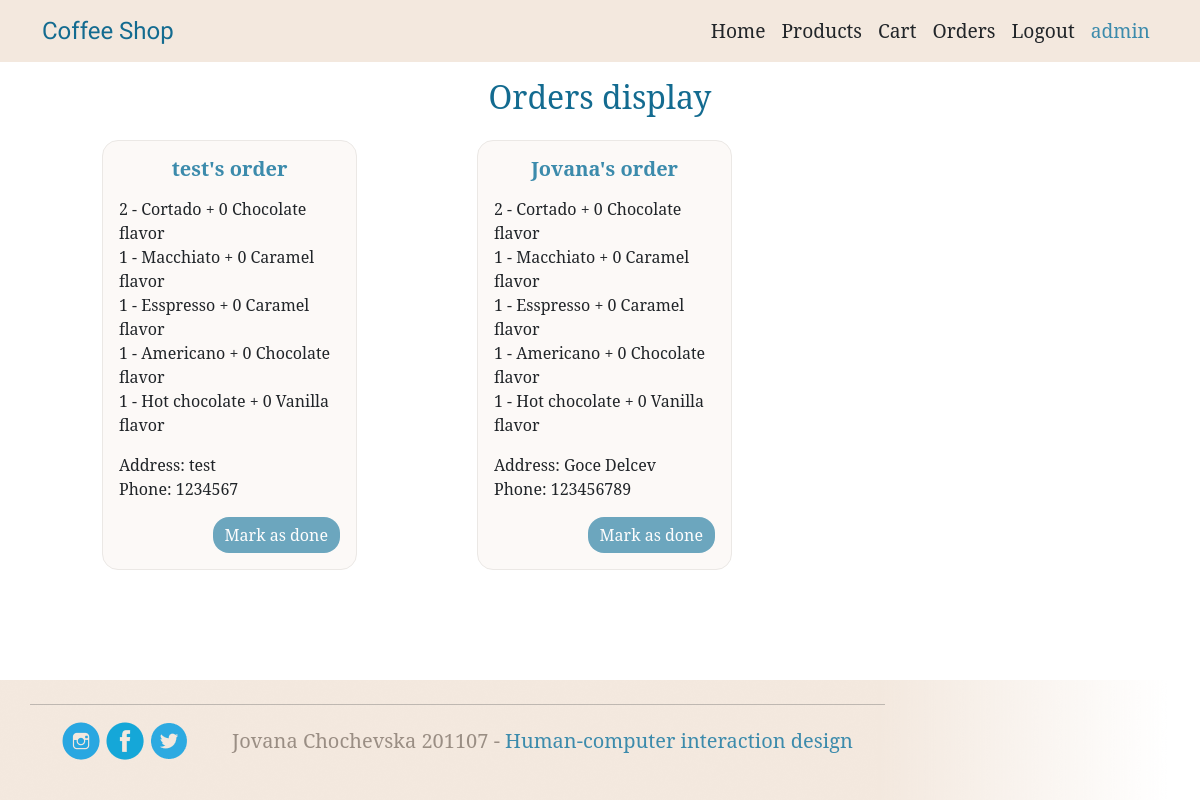
The app's page /orders/ (signed in), older data.
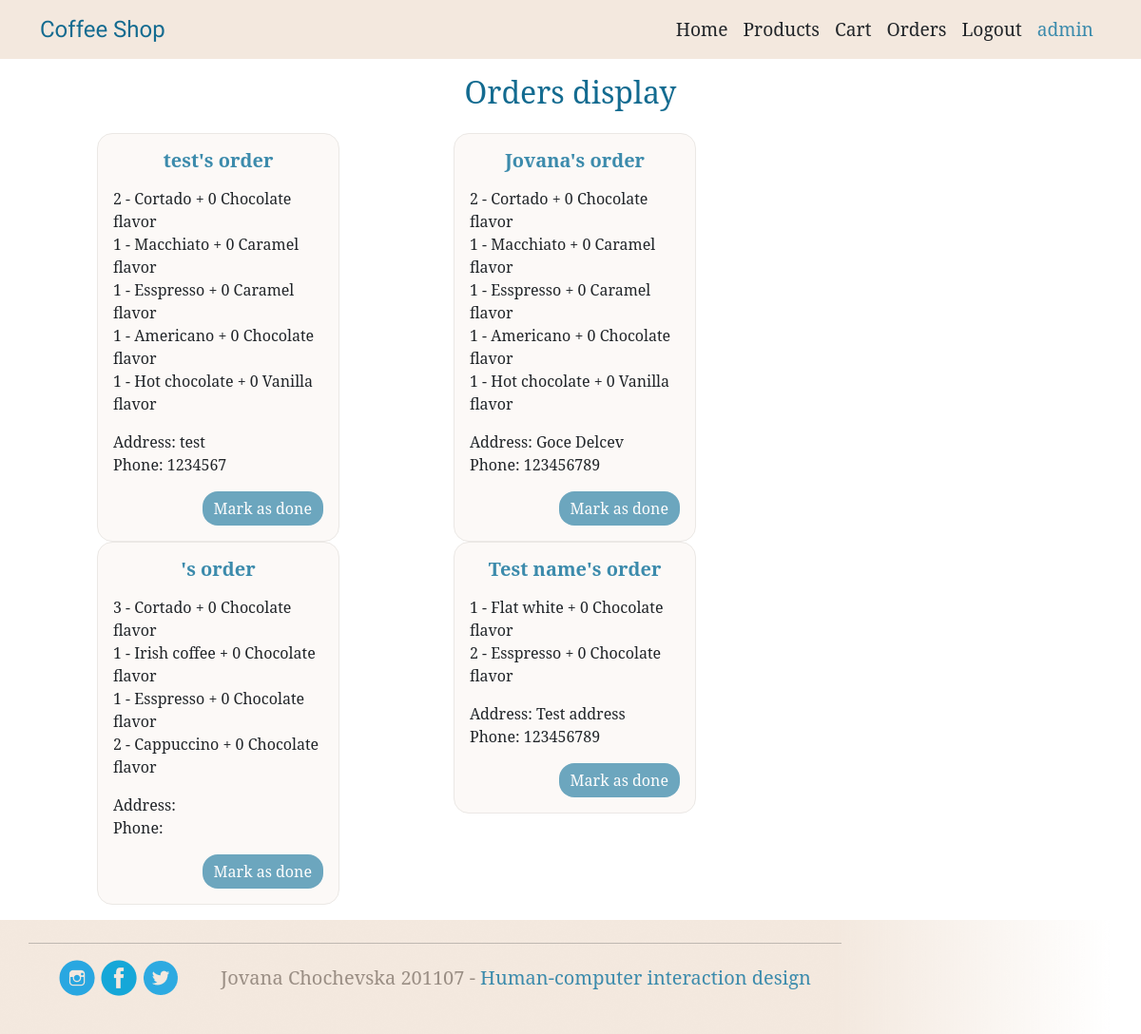
The same page, newer data.
### CoffeeShop/models.py (models this page shows, shortened)
class Checkout(models.Model):
    customer = models.ForeignKey(Customer, on_delete=models.SET_NULL, null=True, blank=True)
    order = models.ForeignKey(Order, on_delete=models.SET_NULL, null=True)
    name = models.CharField(max_length=30, null=True, blank=True)
    surname = models.CharField(max_length=30, null=True, blank=True)
    email = models.CharField(max_length=255, null=True, blank=True)
    address = models.CharField(max_length=60, null=True, blank=True)
    phone = models.CharField(max_length=20, null=True, blank=True)

class OrderItem(models.Model):
    order = models.ForeignKey(Order, on_delete=models.SET_NULL, null=True)
    coffee = models.ForeignKey(Product, on_delete=models.SET_NULL, null=True)
    quantity = models.IntegerField(default=0, null=True, blank=True)
    additional_flavor = models.ForeignKey(Flavours, on_delete=models.CASCADE, null=True)
    servings = models.IntegerField(default=0, null=True, blank=True)
    date_added = models.DateTimeField(auto_now_add=True)

class Product(models.Model):
    name = models.CharField(max_length=30)
    price = models.IntegerField()
    image = models.ImageField(upload_to="products/", null=True, blank=True)
    def __str__(self):
        return self.name

class Flavours(models.Model):
    name = models.CharField(max_length=50)
    price = models.IntegerField()
    def __str__(self):
        return self.name

### CoffeeShop/decorators.py (the view)
        def wrapper_func(request, *args, **kwargs):
            group = None
            if request.user.groups.exists():
                group = request.user.groups.all()[0].name
            if group in allowed_roles or request.user.is_superuser:
                return view_func(request, *args, **kwargs)
            else:
                return redirect('not_allowed')

### CoffeeShop/templatetags/group_tags.py (called while the page is built)
@register.filter(name='has_group')
def has_group(user, group_name):
    return user.groups.filter(name=group_name).exists()

### CoffeeShop/views.py (called while the page is built)
@login_required(login_url='login')
@allowed_users(allowed_roles=['seller'])
def orders(request):
    all_orders = Checkout.objects.all()
    context = {'all_orders': all_orders}
    return render(request, "orders.html", context)

### templates/orders.html (shortened to what this page needs)
<!DOCTYPE html>
<html lang="en">
<head>
    {% extends 'header_footer.html' %}
    {% load static %}
{% block content %}
    <div class="container font_noto">
        <h2 class="font_noto color_blue_font text-center mt-3 mb-4">Orders display</h2>
        <div class="row my-3 mx-auto">
            {% for order_checkout in all_orders %}
                <div class="col-3 mx-5 order-card">
                    <div class="card rounded-4" style=" background-color:#fcf9f7; border-color: #ebe8e5;">
                        <div class="card-body inline">
                            <h5 class="card-title text-center mb-3 color_lightblue"
                                style="font-weight: bold">{{ order_checkout.name }}'s order</h5>
                            <div class="card-text">
                                {% for order_item in order_checkout.order.orderitem_set.all %}
                                    <p class="my-0">{{ order_item.quantity }} - {{ order_item.coffee }}
                                    + {{ order_item.servings }} {{ order_item.additional_flavor }} flavor</p>
                                {% endfor %}
                            </div>
                            <div class="card-text mt-3">
                                <p>Address: {{ order_checkout.address }} <br/>
                                    Phone: {{ order_checkout.phone }}</p>
                            </div>
                            <a href="{% url 'delete_order' order_checkout.id %}" class="delete_order_btn btn background_color_lightblue text-white rounded-4 text-end blue_btn"
                               style="opacity: 75%; float: right">Mark as done</a>
                        </div>
                    </div>
                </div>
            {% endfor %}
        </div>
    </div>
{% endblock content %}

### templates/header_footer.html (shortened to what this page needs)
<!DOCTYPE html>
<html lang="en">
<head>
    <link rel="stylesheet" href="https://cdn.jsdelivr.net/npm/bootstrap@5.2.3/dist/css/bootstrap.min.css"
>
    {% load static %}
    {% load group_tags %}
    <link rel="stylesheet" type="text/css" href="{% static 'css/main.css' %}">
    <link rel="stylesheet" type="text/css" href="{% static 'css/home.css' %}">
</head>
<body>
<div id="main-wrapper">
    <div class="container-fluid background_color_cream">
        <nav class="navbar navbar-expand-lg bg-body-tertiary ">
            <div class="container">
                <a class="navbar-brand color_blue_font font_courgette" style="font-size: x-large;"
                   href="{% url 'home' %}">Coffee
                    Shop</a>
                <div class="collapse navbar-collapse" id="navbarNavDropdown">
                    <ul class="navbar-nav ms-auto">
                        <li class="nav-item">
                            <a id="home_nav_btn" class="nav-link text-dark font_noto font_size_header"
                               href="{% url 'home' %}">Home</a>
                        </li>
                        <li class="nav-item">
                            <a id="products_nav_btn" class="nav-link text-dark font_noto font_size_header"
                               href="{% url 'products' %}">Products</a>
                        </li>
                        {% if user.is_authenticated %}
                            {% if request.user|has_group:"customer" %}
                                <li class="nav-item">
                                    <a id="cart_nav_btn" class="nav-link text-dark font_noto font_size_header"
                                       href="{% url 'cart' %}">Cart</a>
                                </li>
                            {% endif %}
                            {% if request.user|has_group:"seller" %}
                                <li class="nav-item">
                                    <a id="orders_nav_btn" class="nav-link text-dark font_noto font_size_header"
                                       href="{% url 'orders' %}">Orders</a>
                                </li>
                            {% endif %}
                        {% endif %}
                        {% if user.is_authenticated %}
                            <li class="nav-item">
                                <a class="nav-link text-dark font_noto font_size_header" href="{% url 'logoutUser' %}">Logout</a>
                            </li>
                            <li class="nav-item">
                                <a class="nav-link font_noto color_lightblue font_size_header"
                                   href="#">{{ user }}</a>
                            </li>
                        {% else %}
                            <li class="nav-item">
                                <a id="login_nav_btn" class="nav-link text-dark font_noto font_size_header"
                                   href="{% url 'login' %}">Login</a>
                            </li>
                        {% endif %}
                    </ul>
                </div>
            </div>
        </nav>
    </div>
    <main>
        {% block content %}
        {% endblock content %}
    </main>
    <div class="container-fluid m-0 p-0" style="bottom: 0 !important; background-color: white">
        <div class="container-fluid photo_footer">
            <footer class="text-center my-auto">
                <div class="container">
                    <div class="row">
                        <hr class="w-75 text-center text-start mt-4">
                    </div>
                    <div class="row d-flex">
                        <div class="col-2 justify-content-start">
                            <a href="https://www.google.com/"><img
                                    src="{% static '../images/home/instagram-logo.png' %}"
                                    alt="instagram-logo"></a>
                            <img src="{% static '../images/home/fb-logo.png' %}" alt="fb-logo">
                            <img src="{% static '../images/home/tweeter-logo.png' %}" alt="tweeter-logo">
                        </div>
                        <div class="col-10 text-start my-auto">
                            <h5 class="my-auto font_noto"><span
                                    class="color_dark_cream">Jovana Chochevska 201107 -</span>
                                <span
                                        class="color_lightblue">Human-computer interaction design</span></h5>
                        </div>
                    </div>
                </div>
            </footer>
        </div>
    </div>
</div>
</body>
</html>

### static/css/main.css (style rules this page uses)
.font_courgette { font-family: 'Courgette', cursive; }
.font_noto { font-family: 'Noto Serif', serif; }
.background_color_cream { background-color: #F3E8DE; }
.color_dark_cream, .page-link { color: #9A8E84; }
.color_lightblue { color: #3C8BAC !important; }
.background_color_lightblue, .active .page-link { background-color: #3C8BAC; border: #3C8BAC; }
.color_blue_font { color: #136B90; }
html, body { height: 100%; margin: 0; padding: 0; }
#main-wrapper { display: flex; flex-direction: column; min-height: 100%; }
main { flex: 1; }

Row changes from the older to the newer data that the page shows:
added OrderItem: quantity "3", coffee "Cortado", servings "0", additional_flavor "Chocolate"
added OrderItem: quantity "1", coffee "Irish coffee", servings "0", additional_flavor "Chocolate"
added OrderItem: quantity "1", coffee "Esspresso", servings "0", additional_flavor "Chocolate"
added OrderItem: quantity "2", coffee "Cappuccino", servings "0", additional_flavor "Chocolate"
added Checkout: name "Test name", address "Test address", phone "123456789"
added OrderItem: quantity "1", coffee "Flat white", servings "0", additional_flavor "Chocolate", shown under "Test name"
added OrderItem: quantity "2", coffee "Esspresso", servings "0", additional_flavor "Chocolate", shown under "Test name"
